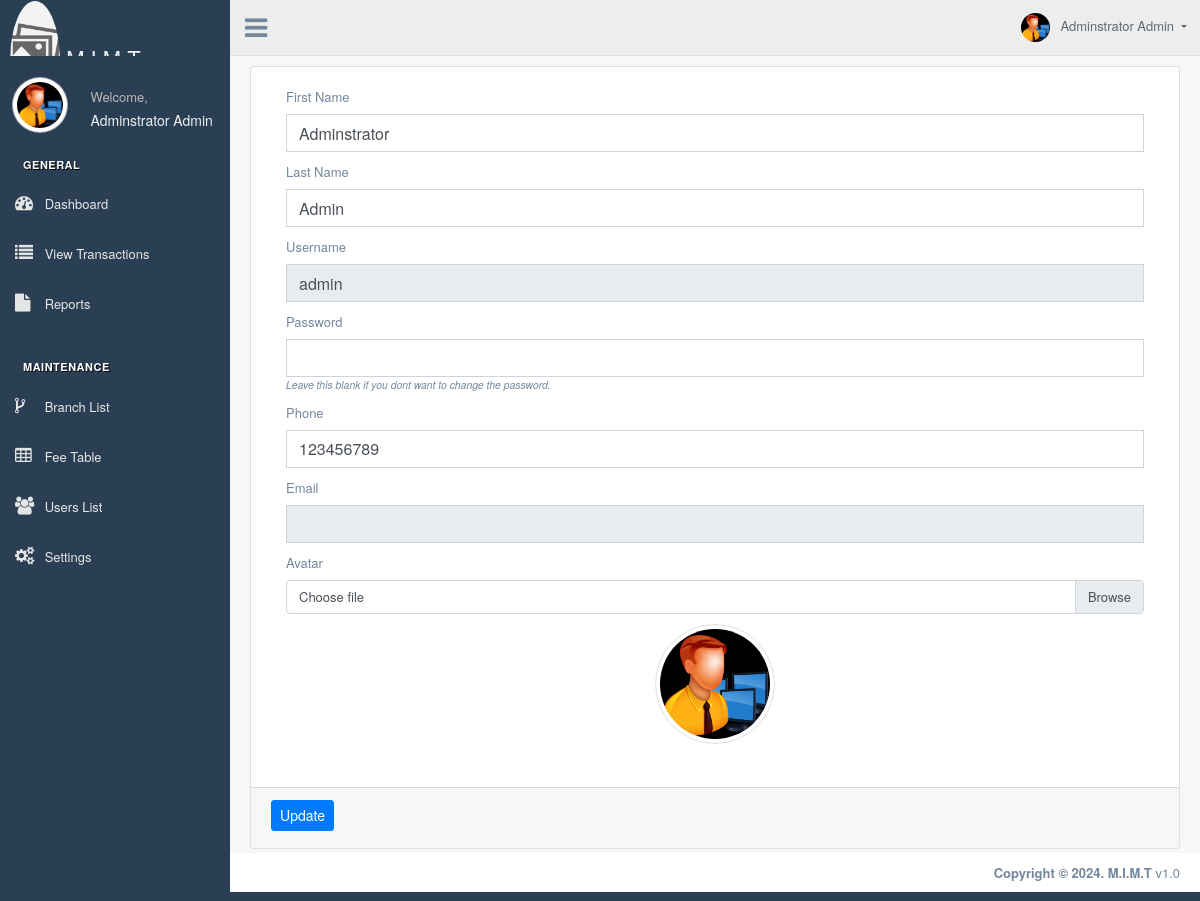
The app's page /?page=user (signed in) with its own data.
### tables this page shows
CREATE TABLE `users` (
  `id` int(50) NOT NULL,
  `firstname` varchar(250) NOT NULL,
  `lastname` varchar(250) NOT NULL,
  `username` text NOT NULL,
  `password` text NOT NULL,
  `avatar` text DEFAULT NULL,
  `last_login` datetime DEFAULT NULL,
  `type` tinyint(1) NOT NULL DEFAULT 0,
  `phone` varchar(13) DEFAULT NULL,
  `email` text NOT NULL,
  `balance` int(11) NOT NULL DEFAULT 0,
  `branch_id` int(30) DEFAULT NULL,
  `date_added` datetime NOT NULL DEFAULT current_timestamp(),
  `date_updated` datetime DEFAULT NULL ON UPDATE current_timestamp()
);

### classes/DBConnection.php (called while the page is built, shortened)
<?php
class DBConnection{
    private $host = DB_SERVER;
    private $username = DB_USERNAME;
    private $password = DB_PASSWORD;
    private $database = DB_NAME;
    public $conn;
    public function __construct(){
        if (!isset($this->conn)) {
            $this->conn = new mysqli($this->host, $this->username, $this->password, $this->database);
        }
    }
}
?>

### classes/SystemSettings.php (called while the page is built, shortened)
<?php
class SystemSettings extends DBConnection{
	function userdata($field = ''){
		if(!empty($field)){
			if(isset($_SESSION['userdata'][$field]))
				return $_SESSION['userdata'][$field];
			else
				return null;
		}else{
			return false;
		}
	}
}
$_settings = new SystemSettings();
?>

### config.php (called while the page is built, shortened)
<?php
require_once('classes/DBConnection.php');
require_once('classes/SystemSettings.php');
function validate_image($file){
	if(!empty($file)){
        $ex = explode('?',$file);
        $file = $ex[0];
        $param =  isset($ex[1]) ? '?'.$ex[1]  : '';
		if(is_file(base_app.$file)){
			return base_url.$file.$param;
		}else{
			return base_url.'img/no-image-available.png';
		}
	}else{
		return base_url.'img/no-image-available.png';
	}
}
?>

### user/index.php (the view, shortened to what this page needs)
<?php
$user = $conn->query("SELECT * FROM users where id ='".$_settings->userdata('id')."'");
foreach($user->fetch_array() as $k =>$v){
	$meta[$k] = $v;
}
?>
<div class="right_col" role="main">
	<div class="card card-outline card-primary">
		<div class="card-body">
			<div class="container-fluid">
				<form action="" id="manage-user">
					<div class="form-group">
						<label for="name">First Name</label>
						<input type="text" name="firstname" id="firstname" class="form-control" value="<?php echo isset($meta['firstname']) ? $meta['firstname']: '' ?>" required>
					</div>
					<div class="form-group">
						<label for="name">Last Name</label>
						<input type="text" name="lastname" id="lastname" class="form-control" value="<?php echo isset($meta['lastname']) ? $meta['lastname']: '' ?>" required>
					</div>
					<div class="form-group">
						<label for="username">Username</label>
						<input type="text" name="username" id="username" class="form-control" value="<?php echo isset($meta['username']) ? $meta['username']: '' ?>" required readonly autocomplete="off">
					</div>
					<div class="form-group">
						<label for="password">Password</label>
						<input type="password" name="password" id="password" class="form-control" value="" autocomplete="off">
						<small><i>Leave this blank if you dont want to change the password.</i></small>
					</div>
					<div class="form-group">
						<label for="phone">Phone</label>
						<input type="phone" name="phone" id="phone" class="form-control" value="<?php echo isset($meta['phone']) ? $meta['phone']: '' ?>" autocomplete="off">
					</div>
					<div class="form-group">
						<label for="email">Email</label>
						<input type="email" name="email" id="email" class="form-control" value="<?php echo isset($meta['email']) ? $meta['email']: '' ?>" readonly autocomplete="off">
					</div>
					<div class="form-group">
						<label for="" class="control-label">Avatar</label>
						<div class="custom-file">
						<label class="custom-file-label" for="customFile">Choose file</label>
						</div>
					</div>
					<div class="form-group d-flex justify-content-center">
						<img src="<?php echo validate_image(isset($meta['avatar']) ? $meta['avatar'] :'') ?>" alt="" id="cimg" class="img-fluid img-thumbnail">
					</div>
				</form>
			</div>
		</div>
		<div class="card-footer">
				<div class="col-md-12">
					<div class="row">
						<button class="btn btn-sm btn-primary" form="manage-user">Update</button>
					</div>
				</div>
			</div>
	</div>
</div>

### user/index.php (style rules this page uses)
img#cimg { height: 15vh; width: 15vh; object-fit: cover; border-radius: 100% 100%; }

### records on screen
users: firstname "Adminstrator", lastname "Admin", username "admin", phone "123456789", avatar (picture)

### other values on screen
$_settings->userdata('firstname').' '.$_settings->userdata('lastname') "Adminstrator Admin"
$_settings->info('short_name') "M.I.M.T"
